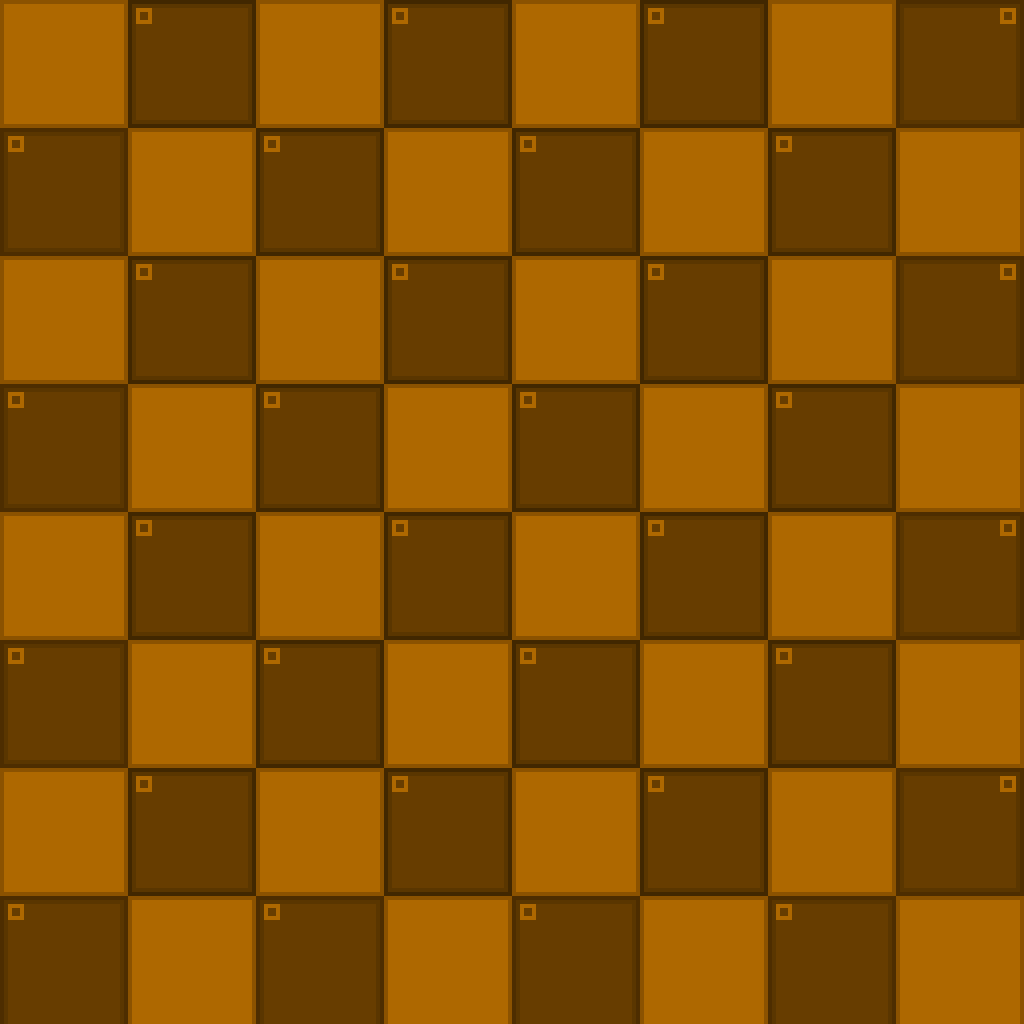

A level layout from a 2D game, rendered from its tile map. Below: a short description, then the map file with its tile-grid data intact:
An orthogonal 8x8 tile map with 128x128 px tiles, 1 tile layer (Tile Layer 1), 8 tilesets.

<map version="1.10" tiledversion="1.11.2" orientation="orthogonal" renderorder="right-down" width="8" height="8" tilewidth="128" tileheight="128" infinite="0" nextlayerid="2" nextobjectid="1">
 <tileset firstgid="1" name="V3_tiles_interior" tilewidth="128" tileheight="128" tilecount="4" columns="2">
  <image source="tiles_interior.png" width="256" height="256" />
 </tileset>
 <tileset firstgid="5" name="V3_border_top_left" tilewidth="128" tileheight="128" tilecount="4" columns="2">
  <image source="border_top_left.png" width="256" height="256" />
 </tileset>
 <tileset firstgid="9" name="V3_border_top_right" tilewidth="128" tileheight="128" tilecount="4" columns="2">
  <image source="border_top_right.png" width="256" height="256" />
 </tileset>
 <tileset firstgid="13" name="V3_border_left" tilewidth="128" tileheight="128" tilecount="4" columns="2">
  <image source="border_left.png" width="256" height="256" />
 </tileset>
 <tileset firstgid="17" name="V3_border_bottom_left" tilewidth="128" tileheight="128" tilecount="4" columns="2">
  <image source="border_bottom_left.png" width="256" height="256" />
 </tileset>
 <tileset firstgid="21" name="V3_border_bottom_right" tilewidth="128" tileheight="128" tilecount="4" columns="2">
  <image source="border_bottom_right.png" width="256" height="256" />
 </tileset>
 <tileset firstgid="25" name="V3_border_bottom" tilewidth="128" tileheight="128" tilecount="4" columns="2">
  <image source="border_bottom.png" width="256" height="256" />
 </tileset>
 <tileset firstgid="29" name="V3_border_right" tilewidth="128" tileheight="128" tilecount="4" columns="2">
  <image source="border_right.png" width="256" height="256" />
 </tileset>
 <layer id="1" name="Tile Layer 1" width="8" height="8">
  <data encoding="csv">
8,1,2,1,2,1,2,11,
16,2,1,2,1,2,1,29,
14,1,2,1,2,1,2,31,
16,2,1,2,1,2,1,29,
14,1,2,1,2,1,2,31,
16,2,1,2,1,2,1,29,
14,1,2,1,2,1,2,31,
21,25,26,25,26,25,26,18
</data>
 </layer>
</map>
